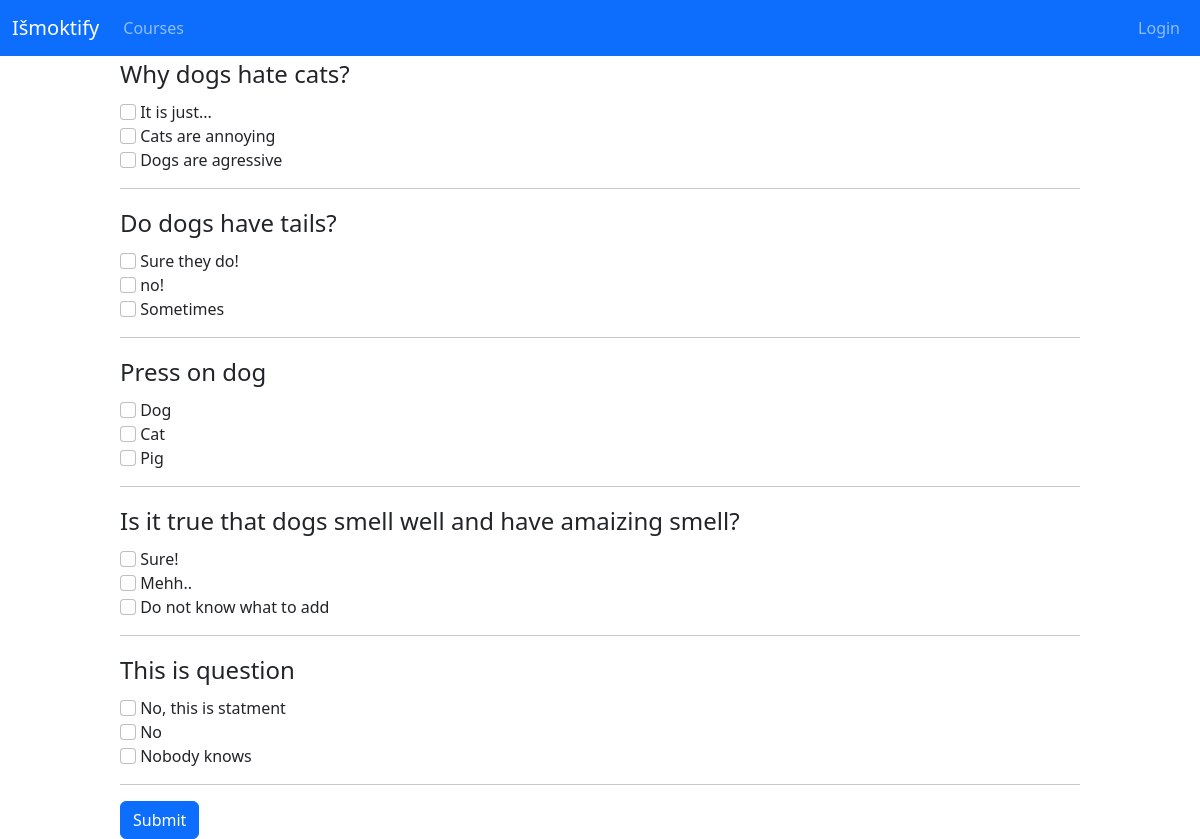
The app's page /quiz_time/1 with its own data.
### ismoktify/models.py (models this page shows, shortened)
class Question(models.Model):
    test = models.ForeignKey(
        Test, on_delete=models.CASCADE, blank=True, null=True)
    content = models.CharField(max_length=180)
    weight = models.IntegerField()

class Answer(models.Model):
    question = models.ForeignKey(
        Question, on_delete=models.CASCADE, blank=True, null=True)
    content = models.CharField(max_length=180)
    is_true = models.BooleanField()

### ismoktify/views.py (the view)
# urls.py: path('quiz_time/<int:pk>', views.quiz_time, name='quiz_time'),
def quiz_time(request, pk):
    unique_test = UniqueTest.objects.get(id=pk)
    if request.method == 'POST':
        answers = []
        data = request.POST
        for question in unique_test.questions.all():
            if str(question.id) in data:
                answers.append(data[str(question.id)])
            else:
                answers.append(None)
        score = answers.count("True") / len(answers) * 10
        result_model = TestResult(user=request.user, score=score)
        result_model.save()
        return render(request, 'ismoktify/result.html', {'score':score})
    else:
        return render(request, 'ismoktify/uniquetest_detail.html', {'uniquetest':unique_test})

### ismoktify/templatetags/ismoktify_extras.py (called while the page is built)
@register.filter(name='has_group')
def has_group(user, group_name):
    group = Group.objects.get(name=group_name)
    return True if group in user.groups.all() else False

### ismoktify/templates/ismoktify/uniquetest_detail.html (shortened to what this page needs)
{% extends 'ismoktify/base.html' %}
{% load crispy_forms_tags %}
{% block content %}
<div style="width: 80vw; margin: 0 auto">
    <form action="" method="POST">{% csrf_token %}
    {% for question in uniquetest.questions.all %}
    <fieldset>
        <legend>{{question.content}}</legend>
        {% for answer in question.answer_set.all %}
        <input type="checkbox"  class="form-check-input" name="{{answer.question.id}}"" id="id_{{ answer.id }}" value="{{ answer.is_true }}">
        <label for="id_{{ answer.id }}">{{ answer.content }}</label>
        <br>
        {% endfor %}
        <hr>
    </fieldset>
    {% endfor %}
    <button type="submit" class="btn btn-primary submit-button">Submit</button>
    </form>
{% endblock %}

### records on screen
Question: content "Why dogs hate cats?"
Answer: content "It is just..."
Answer: content "Cats are annoying"
Answer: content "Dogs are agressive"
Question: content "Do dogs have tails?"
Answer: content "Sure they do!"
Answer: content "no!"
Answer: content "Sometimes"
Question: content "Press on dog"
Answer: content "Dog"
Answer: content "Cat"
Answer: content "Pig"
Question: content "Is it true that dogs smell well and have amaizing smell?"
Answer: content "Sure!"
Answer: content "Mehh.."
Answer: content "Do not know what to add"
Question: content "This is question"
Answer: content "No, this is statment"
Answer: content "No"
Answer: content "Nobody knows"
